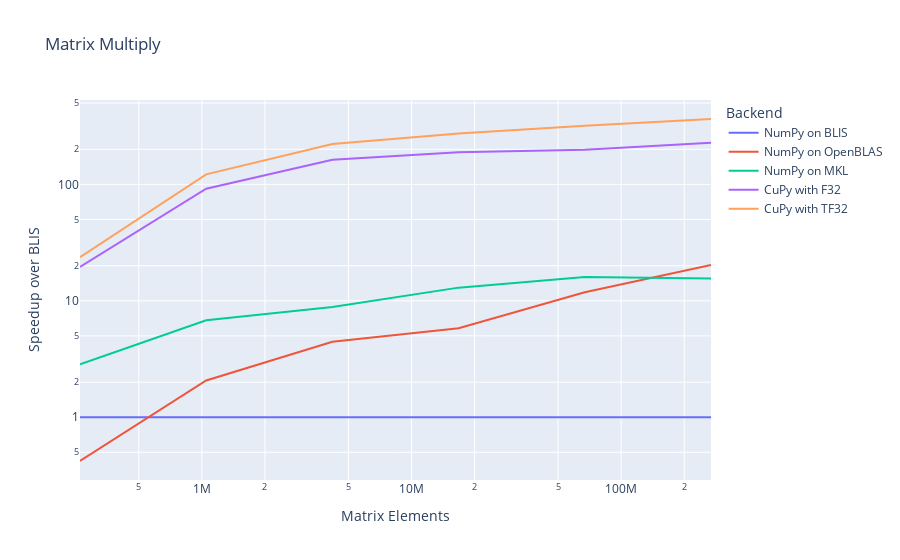
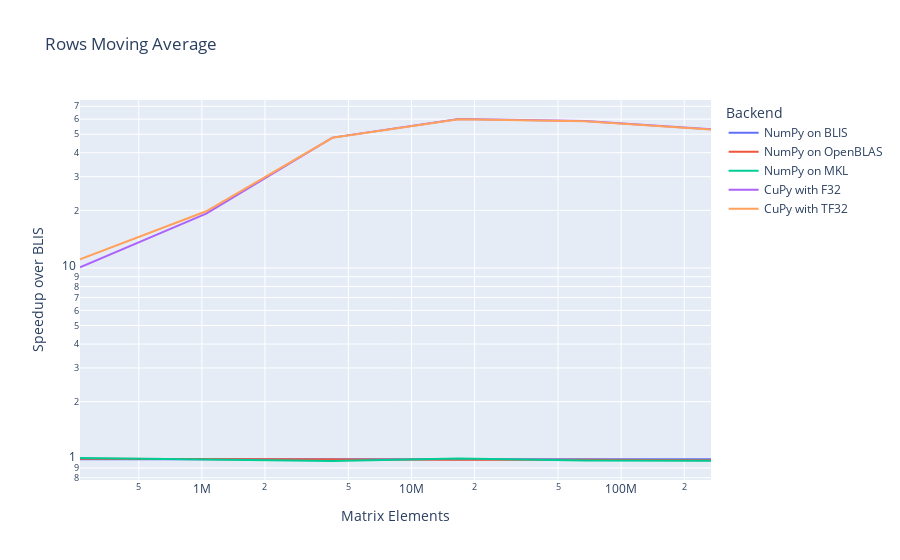
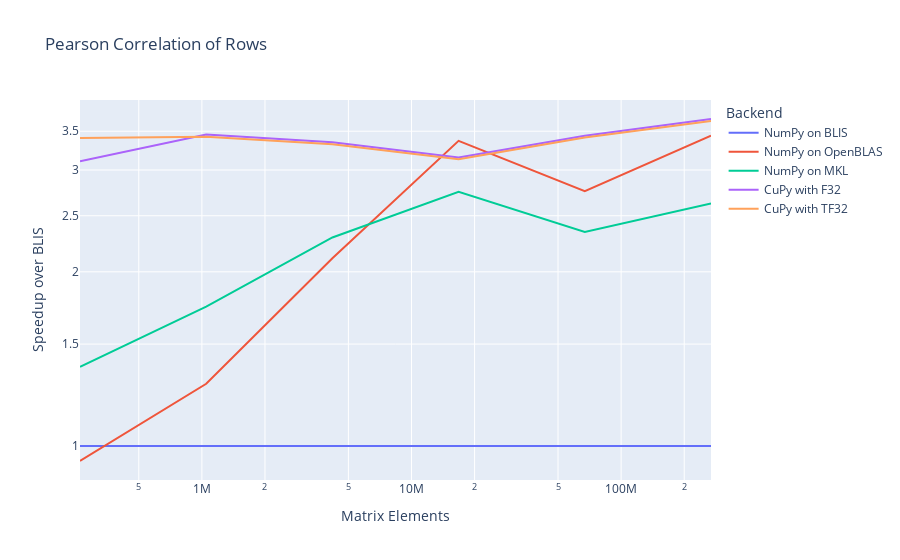
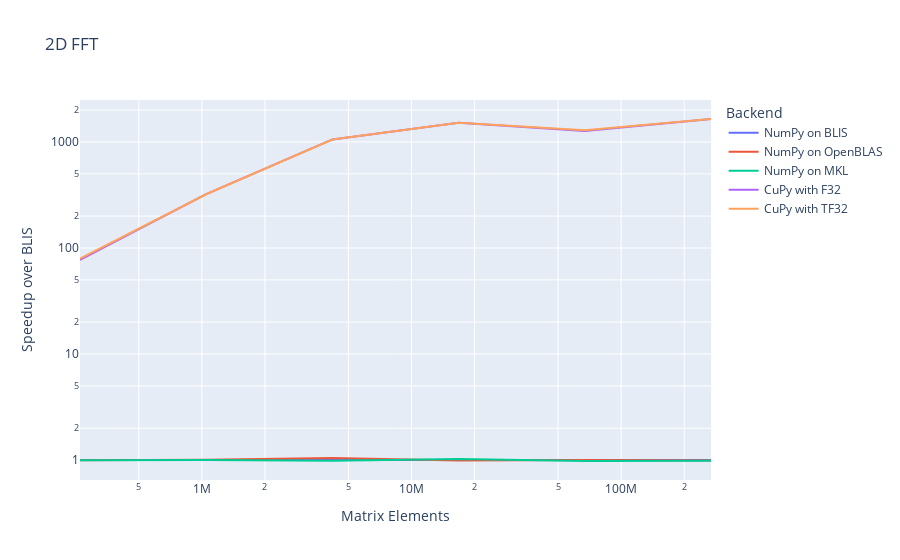

The notebook cell saved with these charts, in order:
### Code cell
for workload, workload_name in zip(workloads, workloads_names):

    # For every workload generate a performance chart
    speedups_dfs = []
    baselines = filtered(benches, operation=workload, Backend=backend_names[0])['mean_duration'].to_numpy()
    for backend in backend_names:
        measurements = filtered(benches, operation=workload, Backend=backend)['mean_duration'].to_numpy()
        assert len(baselines) == len(measurements)
        speedups = baselines / measurements
        df = pd.DataFrame({
            'Speedup over BLIS': speedups,
            'Matrix Elements': np.square(sizes),
            'Backend': [backend]*len(baselines),
        })
        speedups_dfs.append(df)

    speedups_df = pd.concat(speedups_dfs, ignore_index=True)
    fig = px.line(speedups_df, 
        x='Matrix Elements', 
        y='Speedup over BLIS', 
        color='Backend', 
        title=workload_name, 
        log_y=True,
        log_x = True,
    )
    fig.show()
    fig.write_image('chart_' + workload + '.svg')

    # For every workload, print a table
    best_cpu = filtered(benches, operation=workload, Backend='NumPy on MKL')['mean_duration'].to_numpy()
    best_gpu = filtered(benches, operation=workload, Backend='CuPy with TF32')['mean_duration'].to_numpy()
    print(sizes)
    print(best_cpu / best_gpu)

### Figure 1 — Plotly figure (JSON) as saved in the notebook; plotly's stock layout.template omitted (floating-point values rounded to 4 significant figures)
{"data": [{"hovertemplate": "Backend=NumPy on BLIS<br>Matrix Elements=%{x}<br>Speedup over BLIS=%{y}<extra></extra>", "legendgroup": "NumPy on BLIS", "line": {"color": "#636efa", "dash": "solid"}, "marker": {"symbol": "circle"}, "mode": "lines", "name": "NumPy on BLIS", "orientation": "v", "showlegend": true, "type": "scatter", "x": [262144, 1048576, 4194304, 16777216, 67108864, 268435456], "xaxis": "x", "y": [1, 1, 1, 1, 1, 1], "yaxis": "y"}, {"hovertemplate": "Backend=NumPy on OpenBLAS<br>Matrix Elements=%{x}<br>Speedup over BLIS=%{y}<extra></extra>", "legendgroup": "NumPy on OpenBLAS", "line": {"color": "#EF553B", "dash": "solid"}, "marker": {"symbol": "circle"}, "mode": "lines", "name": "NumPy on OpenBLAS", "orientation": "v", "showlegend": true, "type": "scatter", "x": [262144, 1048576, 4194304, 16777216, 67108864, 268435456], "xaxis": "x", "y": [0.4211, 2.068, 4.448, 5.808, 11.86, 20.33], "yaxis": "y"}, {"hovertemplate": "Backend=NumPy on MKL<br>Matrix Elements=%{x}<br>Speedup over BLIS=%{y}<extra></extra>", "legendgroup": "NumPy on MKL", "line": {"color": "#00cc96", "dash": "solid"}, "marker": {"symbol": "circle"}, "mode": "lines", "name": "NumPy on MKL", "orientation": "v", "showlegend": true, "type": "scatter", "x": [262144, 1048576, 4194304, 16777216, 67108864, 268435456], "xaxis": "x", "y": [2.854, 6.807, 8.841, 12.98, 16.02, 15.58], "yaxis": "y"}, {"hovertemplate": "Backend=CuPy with F32<br>Matrix Elements=%{x}<br>Speedup over BLIS=%{y}<extra></extra>", "legendgroup": "CuPy with F32", "line": {"color": "#ab63fa", "dash": "solid"}, "marker": {"symbol": "circle"}, "mode": "lines", "name": "CuPy with F32", "orientation": "v", "showlegend": true, "type": "scatter", "x": [262144, 1048576, 4194304, 16777216, 67108864, 268435456], "xaxis": "x", "y": [19.52, 91.86, 162.8, 188.6, 198.7, 227.6], "yaxis": "y"}, {"hovertemplate": "Backend=CuPy with TF32<br>Matrix Elements=%{x}<br>Speedup over BLIS=%{y}<extra></extra>", "legendgroup": "CuPy with TF32", "line": {"color": "#FFA15A", "dash": "solid"}, "marker": {"symbol": "circle"}, "mode": "lines", "name": "CuPy with TF32", "orientation": "v", "showlegend": true, "type": "scatter", "x": [262144, 1048576, 4194304, 16777216, 67108864, 268435456], "xaxis": "x", "y": [23.72, 121.8, 222.2, 272.9, 318.2, 364.2], "yaxis": "y"}], "layout": {"legend": {"title": {"text": "Backend"}, "tracegroupgap": 0}, "title": {"text": "Matrix Multiply"}, "xaxis": {"anchor": "y", "domain": [0, 1], "title": {"text": "Matrix Elements"}, "type": "log"}, "yaxis": {"anchor": "x", "domain": [0, 1], "title": {"text": "Speedup over BLIS"}, "type": "log"}}}

### Figure 2 — Plotly figure (JSON) as saved in the notebook; plotly's stock layout.template omitted (floating-point values rounded to 4 significant figures)
{"data": [{"hovertemplate": "Backend=NumPy on BLIS<br>Matrix Elements=%{x}<br>Speedup over BLIS=%{y}<extra></extra>", "legendgroup": "NumPy on BLIS", "line": {"color": "#636efa", "dash": "solid"}, "marker": {"symbol": "circle"}, "mode": "lines", "name": "NumPy on BLIS", "orientation": "v", "showlegend": true, "type": "scatter", "x": [262144, 1048576, 4194304, 16777216, 67108864, 268435456], "xaxis": "x", "y": [1, 1, 1, 1, 1, 1], "yaxis": "y"}, {"hovertemplate": "Backend=NumPy on OpenBLAS<br>Matrix Elements=%{x}<br>Speedup over BLIS=%{y}<extra></extra>", "legendgroup": "NumPy on OpenBLAS", "line": {"color": "#EF553B", "dash": "solid"}, "marker": {"symbol": "circle"}, "mode": "lines", "name": "NumPy on OpenBLAS", "orientation": "v", "showlegend": true, "type": "scatter", "x": [262144, 1048576, 4194304, 16777216, 67108864, 268435456], "xaxis": "x", "y": [1.006, 0.999, 0.9942, 0.9921, 0.9928, 0.9883], "yaxis": "y"}, {"hovertemplate": "Backend=NumPy on MKL<br>Matrix Elements=%{x}<br>Speedup over BLIS=%{y}<extra></extra>", "legendgroup": "NumPy on MKL", "line": {"color": "#00cc96", "dash": "solid"}, "marker": {"symbol": "circle"}, "mode": "lines", "name": "NumPy on MKL", "orientation": "v", "showlegend": true, "type": "scatter", "x": [262144, 1048576, 4194304, 16777216, 67108864, 268435456], "xaxis": "x", "y": [1.015, 0.9961, 0.9786, 1.01, 0.9856, 0.983], "yaxis": "y"}, {"hovertemplate": "Backend=CuPy with F32<br>Matrix Elements=%{x}<br>Speedup over BLIS=%{y}<extra></extra>", "legendgroup": "CuPy with F32", "line": {"color": "#ab63fa", "dash": "solid"}, "marker": {"symbol": "circle"}, "mode": "lines", "name": "CuPy with F32", "orientation": "v", "showlegend": true, "type": "scatter", "x": [262144, 1048576, 4194304, 16777216, 67108864, 268435456], "xaxis": "x", "y": [10.07, 19.24, 48.02, 60.08, 58.68, 53.09], "yaxis": "y"}, {"hovertemplate": "Backend=CuPy with TF32<br>Matrix Elements=%{x}<br>Speedup over BLIS=%{y}<extra></extra>", "legendgroup": "CuPy with TF32", "line": {"color": "#FFA15A", "dash": "solid"}, "marker": {"symbol": "circle"}, "mode": "lines", "name": "CuPy with TF32", "orientation": "v", "showlegend": true, "type": "scatter", "x": [262144, 1048576, 4194304, 16777216, 67108864, 268435456], "xaxis": "x", "y": [11.08, 19.78, 47.93, 59.84, 58.52, 52.94], "yaxis": "y"}], "layout": {"legend": {"title": {"text": "Backend"}, "tracegroupgap": 0}, "title": {"text": "Rows Moving Average"}, "xaxis": {"anchor": "y", "domain": [0, 1], "title": {"text": "Matrix Elements"}, "type": "log"}, "yaxis": {"anchor": "x", "domain": [0, 1], "title": {"text": "Speedup over BLIS"}, "type": "log"}}}

### Figure 3 — Plotly figure (JSON) as saved in the notebook; plotly's stock layout.template omitted (floating-point values rounded to 4 significant figures)
{"data": [{"hovertemplate": "Backend=NumPy on BLIS<br>Matrix Elements=%{x}<br>Speedup over BLIS=%{y}<extra></extra>", "legendgroup": "NumPy on BLIS", "line": {"color": "#636efa", "dash": "solid"}, "marker": {"symbol": "circle"}, "mode": "lines", "name": "NumPy on BLIS", "orientation": "v", "showlegend": true, "type": "scatter", "x": [262144, 1048576, 4194304, 16777216, 67108864, 268435456], "xaxis": "x", "y": [1, 1, 1, 1, 1, 1], "yaxis": "y"}, {"hovertemplate": "Backend=NumPy on OpenBLAS<br>Matrix Elements=%{x}<br>Speedup over BLIS=%{y}<extra></extra>", "legendgroup": "NumPy on OpenBLAS", "line": {"color": "#EF553B", "dash": "solid"}, "marker": {"symbol": "circle"}, "mode": "lines", "name": "NumPy on OpenBLAS", "orientation": "v", "showlegend": true, "type": "scatter", "x": [262144, 1048576, 4194304, 16777216, 67108864, 268435456], "xaxis": "x", "y": [0.9418, 1.281, 2.111, 3.369, 2.756, 3.439], "yaxis": "y"}, {"hovertemplate": "Backend=NumPy on MKL<br>Matrix Elements=%{x}<br>Speedup over BLIS=%{y}<extra></extra>", "legendgroup": "NumPy on MKL", "line": {"color": "#00cc96", "dash": "solid"}, "marker": {"symbol": "circle"}, "mode": "lines", "name": "NumPy on MKL", "orientation": "v", "showlegend": true, "type": "scatter", "x": [262144, 1048576, 4194304, 16777216, 67108864, 268435456], "xaxis": "x", "y": [1.37, 1.741, 2.293, 2.749, 2.345, 2.625], "yaxis": "y"}, {"hovertemplate": "Backend=CuPy with F32<br>Matrix Elements=%{x}<br>Speedup over BLIS=%{y}<extra></extra>", "legendgroup": "CuPy with F32", "line": {"color": "#ab63fa", "dash": "solid"}, "marker": {"symbol": "circle"}, "mode": "lines", "name": "CuPy with F32", "orientation": "v", "showlegend": true, "type": "scatter", "x": [262144, 1048576, 4194304, 16777216, 67108864, 268435456], "xaxis": "x", "y": [3.105, 3.454, 3.35, 3.154, 3.439, 3.675], "yaxis": "y"}, {"hovertemplate": "Backend=CuPy with TF32<br>Matrix Elements=%{x}<br>Speedup over BLIS=%{y}<extra></extra>", "legendgroup": "CuPy with TF32", "line": {"color": "#FFA15A", "dash": "solid"}, "marker": {"symbol": "circle"}, "mode": "lines", "name": "CuPy with TF32", "orientation": "v", "showlegend": true, "type": "scatter", "x": [262144, 1048576, 4194304, 16777216, 67108864, 268435456], "xaxis": "x", "y": [3.407, 3.423, 3.324, 3.13, 3.413, 3.647], "yaxis": "y"}], "layout": {"legend": {"title": {"text": "Backend"}, "tracegroupgap": 0}, "title": {"text": "Pearson Correlation of Rows"}, "xaxis": {"anchor": "y", "domain": [0, 1], "title": {"text": "Matrix Elements"}, "type": "log"}, "yaxis": {"anchor": "x", "domain": [0, 1], "title": {"text": "Speedup over BLIS"}, "type": "log"}}}

### Figure 4 — Plotly figure (JSON) as saved in the notebook; plotly's stock layout.template omitted (floating-point values rounded to 4 significant figures)
{"data": [{"hovertemplate": "Backend=NumPy on BLIS<br>Matrix Elements=%{x}<br>Speedup over BLIS=%{y}<extra></extra>", "legendgroup": "NumPy on BLIS", "line": {"color": "#636efa", "dash": "solid"}, "marker": {"symbol": "circle"}, "mode": "lines", "name": "NumPy on BLIS", "orientation": "v", "showlegend": true, "type": "scatter", "x": [262144, 1048576, 4194304, 16777216, 67108864, 268435456], "xaxis": "x", "y": [1, 1, 1, 1, 1, 1], "yaxis": "y"}, {"hovertemplate": "Backend=NumPy on OpenBLAS<br>Matrix Elements=%{x}<br>Speedup over BLIS=%{y}<extra></extra>", "legendgroup": "NumPy on OpenBLAS", "line": {"color": "#EF553B", "dash": "solid"}, "marker": {"symbol": "circle"}, "mode": "lines", "name": "NumPy on OpenBLAS", "orientation": "v", "showlegend": true, "type": "scatter", "x": [262144, 1048576, 4194304, 16777216, 67108864, 268435456], "xaxis": "x", "y": [0.995, 1.008, 1.048, 0.9942, 1.002, 0.9893], "yaxis": "y"}, {"hovertemplate": "Backend=NumPy on MKL<br>Matrix Elements=%{x}<br>Speedup over BLIS=%{y}<extra></extra>", "legendgroup": "NumPy on MKL", "line": {"color": "#00cc96", "dash": "solid"}, "marker": {"symbol": "circle"}, "mode": "lines", "name": "NumPy on MKL", "orientation": "v", "showlegend": true, "type": "scatter", "x": [262144, 1048576, 4194304, 16777216, 67108864, 268435456], "xaxis": "x", "y": [0.9975, 1.005, 0.9887, 1.025, 0.9809, 0.9887], "yaxis": "y"}, {"hovertemplate": "Backend=CuPy with F32<br>Matrix Elements=%{x}<br>Speedup over BLIS=%{y}<extra></extra>", "legendgroup": "CuPy with F32", "line": {"color": "#ab63fa", "dash": "solid"}, "marker": {"symbol": "circle"}, "mode": "lines", "name": "CuPy with F32", "orientation": "v", "showlegend": true, "type": "scatter", "x": [262144, 1048576, 4194304, 16777216, 67108864, 268435456], "xaxis": "x", "y": [77.2, 321.9, 1056.0, 1512.0, 1270.0, 1644.0], "yaxis": "y"}, {"hovertemplate": "Backend=CuPy with TF32<br>Matrix Elements=%{x}<br>Speedup over BLIS=%{y}<extra></extra>", "legendgroup": "CuPy with TF32", "line": {"color": "#FFA15A", "dash": "solid"}, "marker": {"symbol": "circle"}, "mode": "lines", "name": "CuPy with TF32", "orientation": "v", "showlegend": true, "type": "scatter", "x": [262144, 1048576, 4194304, 16777216, 67108864, 268435456], "xaxis": "x", "y": [79.43, 320.8, 1053.0, 1519.0, 1286.0, 1643.0], "yaxis": "y"}], "layout": {"legend": {"title": {"text": "Backend"}, "tracegroupgap": 0}, "title": {"text": "2D FFT"}, "xaxis": {"anchor": "y", "domain": [0, 1], "title": {"text": "Matrix Elements"}, "type": "log"}, "yaxis": {"anchor": "x", "domain": [0, 1], "title": {"text": "Speedup over BLIS"}, "type": "log"}}}
